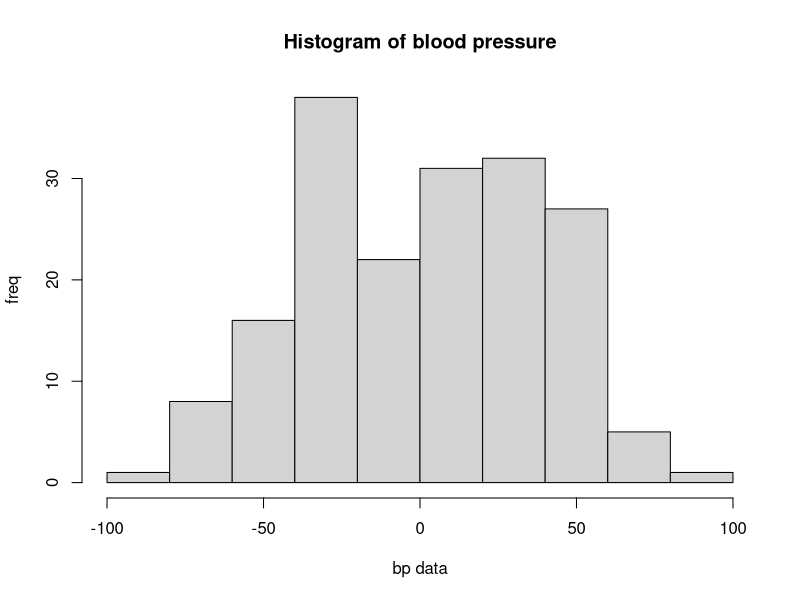
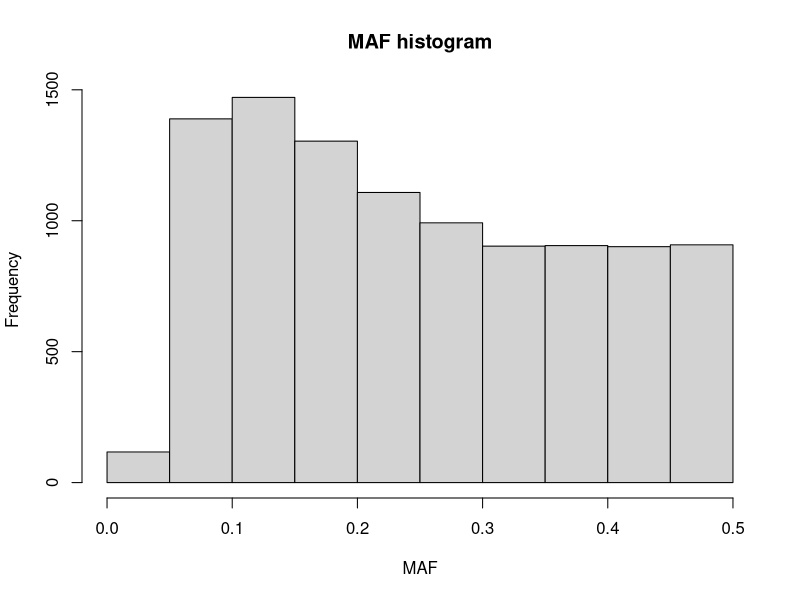

The R source for these figures, in order: (Note: this script raises an error after producing the figures.)
## ---- chunk 1
knitr::opts_chunk$set(echo = TRUE)
## ---- chunk 2
#import id and phenotype(bp)
id_bp <- read.csv('midterm2019_pheno+pop.csv',header = FALSE)

#b.calculate and report total sample size n
n <-  nrow(id_bp)
(n)

#c. plot histogram, label
hist(id_bp[,2],xlab = 'bp data',ylab = 'freq',main = paste("Histogram of" , 'blood pressure'))
## ---- chunk 3
#a. import genotype data
geno <- read.csv('midterm2019_genotypes_v2.csv',header = FALSE)

#b. number of SNPs:N
N <- ncol(geno)
(N)

#c.MAF
#calculate all the allefrequency for the allele represented by '0'
#initiate a1 to store freq of allele '0'
a1 <- rep(0,N)
a1 <- (colSums(geno==0)*2+colSums(geno==1))/(2*n)

#change into '2' as minor allele if frequency >0.5

a2_ind <- which(a1>0.5)

a1[a2_ind] <- 1-a1[a2_ind]

#eliminate <- which(a1<0.1)
#hist MAF
hist(a1,main = 'MAF histogram',xlab = 'MAF')
## ---- chunk 4
#3a
#calculcate p, without cvariate
#geno to XaXd
XaXd <- function(geno){
  #number of samples
  n <- nrow(geno)
  #number of SNPs
  N <- ncol(geno)
  
  Xa <- matrix(NA,nrow = n,ncol = N)
  #initializa Xd with -1s for homozygotes
  Xd <- matrix(-1,nrow = n,ncol = N)
  
  #assign values to the heterozygotes
  Xa[which(geno==1)] <- 0
  Xd[which(geno==1)] <- 1
  
  ##assume 0 is the homozygote for minor allele
  Xa[which(geno==0)] = 1
  Xa[which(geno==2)] = -1
  
  #calculate all the allefrequency for the allele represented by '0'
  #initiate a1 to store freq of allele '0'
  a1 <- rep(0,N)
  a1 <- (colSums(geno==0)*2+colSums(geno==1))/(2*n)

  #change into '2' as minor allele if frequency >0.5
  a2_ind <- which(a1>0.5)
  
  ##correct by allele frequency, if 2 is the minor allele
  Xa[,a2_ind] <- -Xa[,a2_ind]
  
  return(list(Xa=Xa,Xd=Xd))
  
}



#Y: the value of phenotypes in a nx1 matrix
MLE <- function(Y,Xa,Xd){
  #n: sample numbers
  n = nrow(Xa)
  #N: sites
  N = ncol(Xa)
  #initiation beta estimators in 3*N matrix
  Beta <- matrix(0,nrow = 3,ncol = N)
  #matrix y: n*1 
  #Y <- matrix(y,ncol = 1)
  
  for(i in 1:N){
      #matrix X: nx3
    X <- matrix(c(rep(1,n),Xa[,i],Xd[,i]),byrow = FALSE, nrow = n,ncol = 3)
    #print(X)
    #beta = (xTx)-1xTy
    #print(i)
    #print(det(crossprod(X)))
    Beta[,i] <- solve(crossprod(X),t(X))%*%Y
    
    #assaign new value
  }
  
    for(i in 1:N){
      #matrix X: nx3
    X <- matrix(c(rep(1,n),Xa[,i],Xd[,i]),byrow = FALSE, nrow = n,ncol = 3)
    #beta = (xTx)-1xTy

    Beta[,i] <- solve(crossprod(X),t(X))%*%Y
    #assaign new value
  }
  return(Beta)
  
  
  return(Beta)
  
}

pval_calculator <- function(pheno_input, xa_input, xd_input){
  
  n_samples <- length(xa_input)
  
  X_mx <- cbind(1,xa_input,xd_input)
  
  MLE_beta <- ginv(t(X_mx) %*% X_mx) %*% t(X_mx) %*% pheno_input
  y_hat <- X_mx %*% MLE_beta
  
  SSM <- sum((y_hat - mean(pheno_input))^2)
  SSE <- sum((pheno_input - y_hat)^2)
  df_M <- 2
  df_E <- n_samples - 3 
  
  MSM <- SSM / df_M
  MSE <- SSE / df_E
  
  Fstatistic <- MSM / MSE
  
  pval <- pf(Fstatistic, df_M, df_E,lower.tail = FALSE)
  
  return(pval)
}

#calculate F
#input yi,Xa,Xd,Beta
F_test <- function(yi,Xa,Xd,Beta){
  #n: sample numbers
  n = nrow(Xa)
  #N: sites
  N = ncol(Xa)
  
  #inititate estimated yi'
  yi_est <- matrix(0,nrow = n,ncol=N)
  #SSM
  ssm = rep(0,N)
  #sse
  sse = rep(0,N)
  for(j in 1:N){
    yi_est[,j] <- Beta[1,j]+Beta[2,j]*Xa[,j]+Beta[3,j]*Xd[,j]
    ssm[j] = sum((yi_est[,j]-mean(yi))^2)
    sse[j] = sum((yi-yi_est[,j])^2)
  }
  msm = ssm/2
  mse = sse/(n-3)
  #return F
  return(msm/mse)
  
}
geno_el <- geno[,-eliminate]
xaxd <- XaXd(geno)
Xa <- xaxd$Xa
Xd <- xaxd$Xd
Xa[1:10,1:10]
Y <- matrix(id_bp[,2],ncol = 1)

betas <- MLE(Y,Xa,Xd)

## ---- chunk 5
#a. report n1,n2
pop1 <- id_bp[which(substr(id_bp[,1],1,2)=='HG'),]
pop2 <- id_bp[which(substr(id_bp[,1],1,2)=='NA'),]
n1 <- nrow(pop1)
n2 <- nrow(pop2)
(c(n1,n2))


## ---- chunk 6
#linear regression with covariates
#set up Xz
Xz <- matrix(1,nrow = n, ncol = 1)
Xz[which(substr(id_bp[,1],1,2)=='HG'),1] <- -1
MLE_xz <- function(Y,Xa,Xd,Xz){
  #n: sample numbers
  n = nrow(Xa)
  #N: sites
  N = ncol(Xa)
  #initiation beta estimators in 3*N matrix
  Beta <- matrix(0,nrow = 4,ncol = N)
  #matrix y: n*1 
  #Y <- matrix(y,ncol = 1)
  
  for(i in 1:N){
      #matrix X: nx3
    X <- matrix(c(rep(1,n),Xa[,i],Xd[,i],Xz),byrow = FALSE, nrow = n,ncol = 4)
    #print(X)
    #beta = (xTx)-1xTy
    #print(i)
    #print(det(crossprod(X)))
    Beta[,i] <- solve(crossprod(X),t(X))%*%Y
    
    #assaign new value
  }
  return(Beta)
  
}
MLE_xz(Y,Xa,Xd,Xz)

